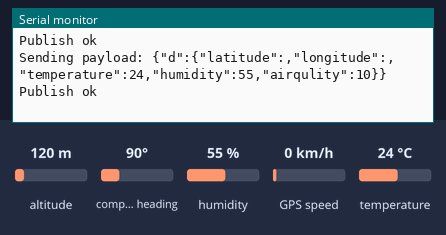
Simulated run of this sketch. Board: ESP8266 (NodeMCU). On the bench: the last lines printed to the serial monitor. Inputs (shaded band) come from the test bench; at power-on: humidity 55 %, temperature 24 °C, altitude 120 m, compass heading 90°, GPS speed 0 km/h. WiFi joins after 1.5 s; servers stay silent unless stated; the GPS gets a fix after 3 s at 37.7749, -122.4194 with 8 satellites; no MQTT or app messages arrive unless stated.

Above: at 2.7 s.
2.8 s: humidity set to 22 %
At 2.85 s:
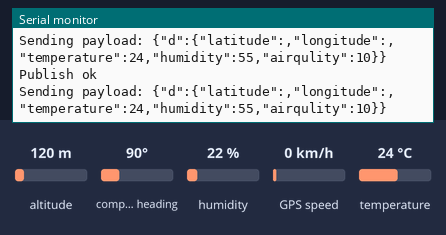
4.3 s: temperature set to 12 °C
At 4.79 s:
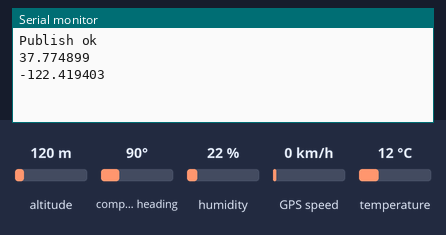
5.8 s: humidity set to 40 %
At 6.01 s:
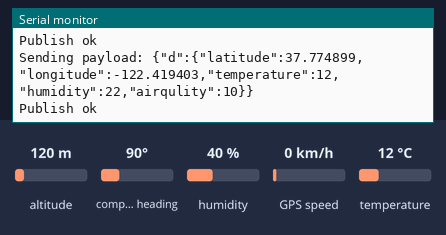
Timing chart, 0 to 8.8 s (numbered marks = the images above; inputs shaded):
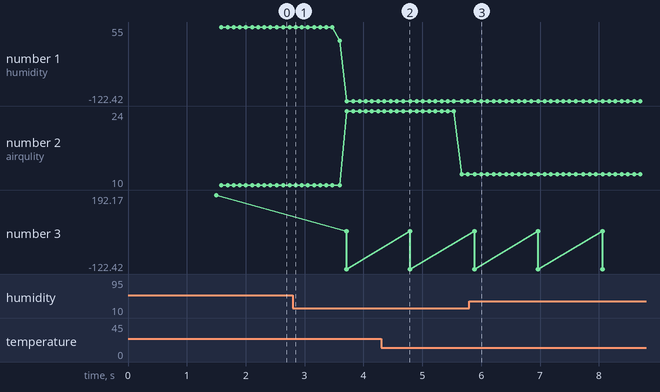

The sketch:

cargo1.ino
```cpp
#include <TinyGPS++.h>
#include <SoftwareSerial.h>
#include <ESP8266WiFi.h>
#include <PubSubClient.h>
TinyGPSPlus gps;  // The TinyGPS++ object
SoftwareSerial ss(D2, D3); // The serial connection to the GPS device

const char* ssid = "Rupesh";
const char* password = "Rupesh@123";
#include "DHT.h"
#define DHTPIN D1    // what pin we're connected to
#define DHTTYPE DHT11   // define type of sensor DHT 11
DHT dht (DHTPIN, DHTTYPE);

float latitude , longitude;
int year , month , date, hour , minute , second;
String date_str , time_str , lat_str , lng_str;
int pm;


#define ORG "vsz0ie"
#define DEVICE_TYPE "rupesh"
#define DEVICE_ID "asvr"
#define TOKEN "rupeshkumar"

char server[] = ORG ".messaging.internetofthings.ibmcloud.com";
char topic[] = "iot-2/evt/Data/fmt/json";
char authMethod[] = "use-token-auth";
char token[] = TOKEN;
char clientId[] = "d:" ORG ":" DEVICE_TYPE ":" DEVICE_ID;

WiFiClient wifiClient;
PubSubClient client(server, 1883,wifiClient);

//WiFiServer server1(80);
void setup()
{
  Serial.begin(115200);
  ss.begin(9600);
  Serial.println();
  Serial.print("Connecting to ");
  Serial.println(ssid);

  WiFi.begin(ssid, password);

  while (WiFi.status() != WL_CONNECTED)
  {
    delay(500);
    Serial.print(".");
  }
  Serial.println("");
  Serial.println("WiFi connected");

//  server.begin();
 // Serial.println("Server started");

  // Print the IP address
  Serial.println(WiFi.localIP());
dht.begin();
}

void loop()
{
float h = dht.readHumidity();
float t = dht.readTemperature();
//float l = dht.readlight();
if (isnan(h) || isnan(t))
{
Serial.println("Failed to read from DHT sensor!");
delay(1000);
return;

}
  while (ss.available() > 0)
    if (gps.encode(ss.read()))
    {
      if (gps.location.isValid())
      {
        latitude = gps.location.lat();
        lat_str = String(latitude , 6);
        Serial.println(lat_str);
        longitude = gps.location.lng();
        lng_str = String(longitude , 6);
        Serial.println(lng_str);
      }

      if (gps.date.isValid())
      {
        date_str = "";
        date = gps.date.day();
        month = gps.date.month();
        year = gps.date.year();

        if (date < 10)
          date_str = '0';
        date_str += String(date);

        date_str += " / ";

        if (month < 10)
          date_str += '0';
        date_str += String(month);

        date_str += " / ";

        if (year < 10)
          date_str += '0';
        date_str += String(year);
      }

      if (gps.time.isValid())
      {
        time_str = "";
        hour = gps.time.hour();
        minute = gps.time.minute();
        second = gps.time.second();

        minute = (minute + 30);
        if (minute > 59)
        {
          minute = minute - 60;
          hour = hour + 1;
        }
        hour = (hour + 5) ;
        if (hour > 23)
          hour = hour - 24;

        if (hour >= 12)
          pm = 1;
        else
          pm = 0;

        hour = hour % 12;

        if (hour < 10)
          time_str = '0';
        time_str += String(hour);

        time_str += " : ";

        if (minute < 10)
          time_str += '0';
        time_str += String(minute);

        time_str += " : ";

        if (second < 10)
          time_str += '0';
        time_str += String(second);

        if (pm == 1)
          time_str += " PM ";
        else
          time_str += " AM ";

      }

    }
  // Check if a client has connected
  //WiFiClient client = server.available();
  int air=10;
  PublishData(lat_str,lng_str,t,h,air);
  if (!client.loop())
  {
     mqttConnect();
    return;
  }

  // Prepare the response
  String s = "HTTP/1.1 200 OK\r\nContent-Type: text/html\r\n\r\n <!DOCTYPE html> <html> <head> <title>GPS Interfacing with NodeMCU</title> <style>";
  s += "a:link {background-color: YELLOW;text-decoration: none;}";
  s += "table, th, td {border: 1px solid black;} </style> </head> <body> <h1  style=";
  s += "font-size:300%;";
  s += " ALIGN=CENTER> GPS Interfacing with NodeMCU</h1>";
  s += "<p ALIGN=CENTER style=""font-size:150%;""";
  s += "> <b>Location Details</b></p> <table ALIGN=CENTER style=";
  s += "width:50%";
  s += "> <tr> <th>Latitude</th>";
  s += "<td ALIGN=CENTER >";
  s += lat_str;
  s += "</td> </tr> <tr> <th>Longitude</th> <td ALIGN=CENTER >";
  s += lng_str;
  s += "</td> </tr> <tr>  <th>Date</th> <td ALIGN=CENTER >";
  s += date_str;
  s += "</td></tr> <tr> <th>Time</th> <td ALIGN=CENTER >";
  s += time_str;
  s += "</td>  </tr> </table> ";


  if (gps.location.isValid())
  {
     s += "<p align=center><a style=""color:RED;font-size:125%;"" href=""http://maps.google.com/maps?&z=15&mrt=yp&t=k&q=";
    s += lat_str;
    s += "+";
    s += lng_str;
    s += """ target=""_top"">Click here!</a> To check the location in Google maps.</p>";
  }

  s += "</body> </html> \n";

 // client.print(s);
  delay(100);

}

void mqttConnect() {
  if (!client.connected()) {
    Serial.print("Reconnecting MQTT client to "); Serial.println(server);
    while (!client.connect(clientId, authMethod, token)) {
      Serial.print(".");
      delay(500);
    }
    initManagedDevice();
    Serial.println();
  }
}
void initManagedDevice() {
  if (client.subscribe(topic)) {
    Serial.println("subscribe to cmd OK");
  } else {
    Serial.println("subscribe to cmd FAILED");
  }
}

void PublishData(String lat_str, String lng_str,int t,int h,int air){
 if (!!!client.connected()) {
 Serial.print("Reconnecting client to ");
 Serial.println(server);
 while (!!!client.connect(clientId, authMethod, token)) {
 Serial.print(".");
 delay(500);
 }
 Serial.println();
 }
  String payload = "{\"d\":{\"latitude\":";
  payload += lat_str;
  payload+="," "\"longitude\":";
  payload += lng_str;
  payload+="," "\"temperature\":";
  payload += t;
  payload+="," "\"humidity\":";
  payload += h;
   payload+="," "\"airqulity\":";
  payload += air;
  payload += "}}";
 Serial.print("Sending payload: ");
 Serial.println(payload);

 if (client.publish(topic, (char*) payload.c_str())) {
 Serial.println("Publish ok");
 } else {
 Serial.println("Publish failed");
 }
}
```

Measured:
- plotted number 2: 24 → 12 after the input at 4.3 s
